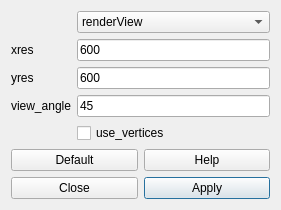
<?xml version="1.0" encoding="UTF-8"?>
<ui version="4.0">
 <class>VirtualScanDialog</class>
 <widget class="QDialog" name="VirtualScanDialog">
  <property name="geometry">
   <rect>
    <x>0</x>
    <y>0</y>
    <width>252</width>
    <height>201</height>
   </rect>
  </property>
  <property name="windowTitle">
   <string>Virtual Scan Dialog</string>
  </property>
  <layout class="QVBoxLayout" name="verticalLayout">
   <item>
    <layout class="QGridLayout" name="gridLayout_2">
     <item row="0" column="0">
      <spacer name="horizontalSpacer">
       <property name="orientation">
        <enum>Qt::Horizontal</enum>
       </property>
       <property name="sizeHint" stdset="0">
        <size>
         <width>40</width>
         <height>20</height>
        </size>
       </property>
      </spacer>
     </item>
     <item row="0" column="1">
      <widget class="QComboBox" name="methodComboBox">
       <item>
        <property name="text">
         <string>renderView</string>
        </property>
       </item>
       <item>
        <property name="text">
         <string>renderViewTesselatedSphere</string>
        </property>
       </item>
      </widget>
     </item>
     <item row="1" column="0">
      <widget class="QLabel" name="label">
       <property name="text">
        <string>xres</string>
       </property>
      </widget>
     </item>
     <item row="1" column="1">
      <widget class="QLineEdit" name="xresLineEdit">
       <property name="text">
        <string>600</string>
       </property>
      </widget>
     </item>
     <item row="2" column="0">
      <widget class="QLabel" name="label_2">
       <property name="text">
        <string>yres</string>
       </property>
      </widget>
     </item>
     <item row="2" column="1">
      <widget class="QLineEdit" name="yresLineEdit">
       <property name="text">
        <string>600</string>
       </property>
      </widget>
     </item>
     <item row="3" column="0">
      <widget class="QLabel" name="label_3">
       <property name="text">
        <string>view_angle</string>
       </property>
      </widget>
     </item>
     <item row="3" column="1">
      <widget class="QLineEdit" name="viewAngleLineEdit">
       <property name="text">
        <string>45</string>
       </property>
      </widget>
     </item>
     <item row="4" column="1">
      <widget class="QCheckBox" name="useVerticesCheckBox">
       <property name="text">
        <string>use_vertices</string>
       </property>
      </widget>
     </item>
     <item row="4" column="0">
      <spacer name="horizontalSpacer_2">
       <property name="orientation">
        <enum>Qt::Horizontal</enum>
       </property>
       <property name="sizeHint" stdset="0">
        <size>
         <width>40</width>
         <height>20</height>
        </size>
       </property>
      </spacer>
     </item>
    </layout>
   </item>
   <item>
    <layout class="QGridLayout" name="gridLayout">
     <item row="1" column="1">
      <widget class="QPushButton" name="applyButton">
       <property name="text">
        <string>Apply</string>
       </property>
      </widget>
     </item>
     <item row="1" column="0">
      <widget class="QPushButton" name="closeButton">
       <property name="text">
        <string>Close</string>
       </property>
      </widget>
     </item>
     <item row="0" column="1">
      <widget class="QPushButton" name="helpButton">
       <property name="text">
        <string>Help</string>
       </property>
      </widget>
     </item>
     <item row="0" column="0">
      <widget class="QPushButton" name="defaultButton">
       <property name="text">
        <string>Default</string>
       </property>
      </widget>
     </item>
    </layout>
   </item>
  </layout>
 </widget>
 <resources/>
 <connections>
  <connection>
   <sender>closeButton</sender>
   <signal>clicked()</signal>
   <receiver>VirtualScanDialog</receiver>
   <slot>close()</slot>
   <hints>
    <hint type="sourcelabel">
     <x>54</x>
     <y>224</y>
    </hint>
    <hint type="destinationlabel">
     <x>156</x>
     <y>247</y>
    </hint>
   </hints>
  </connection>
 </connections>
</ui>
